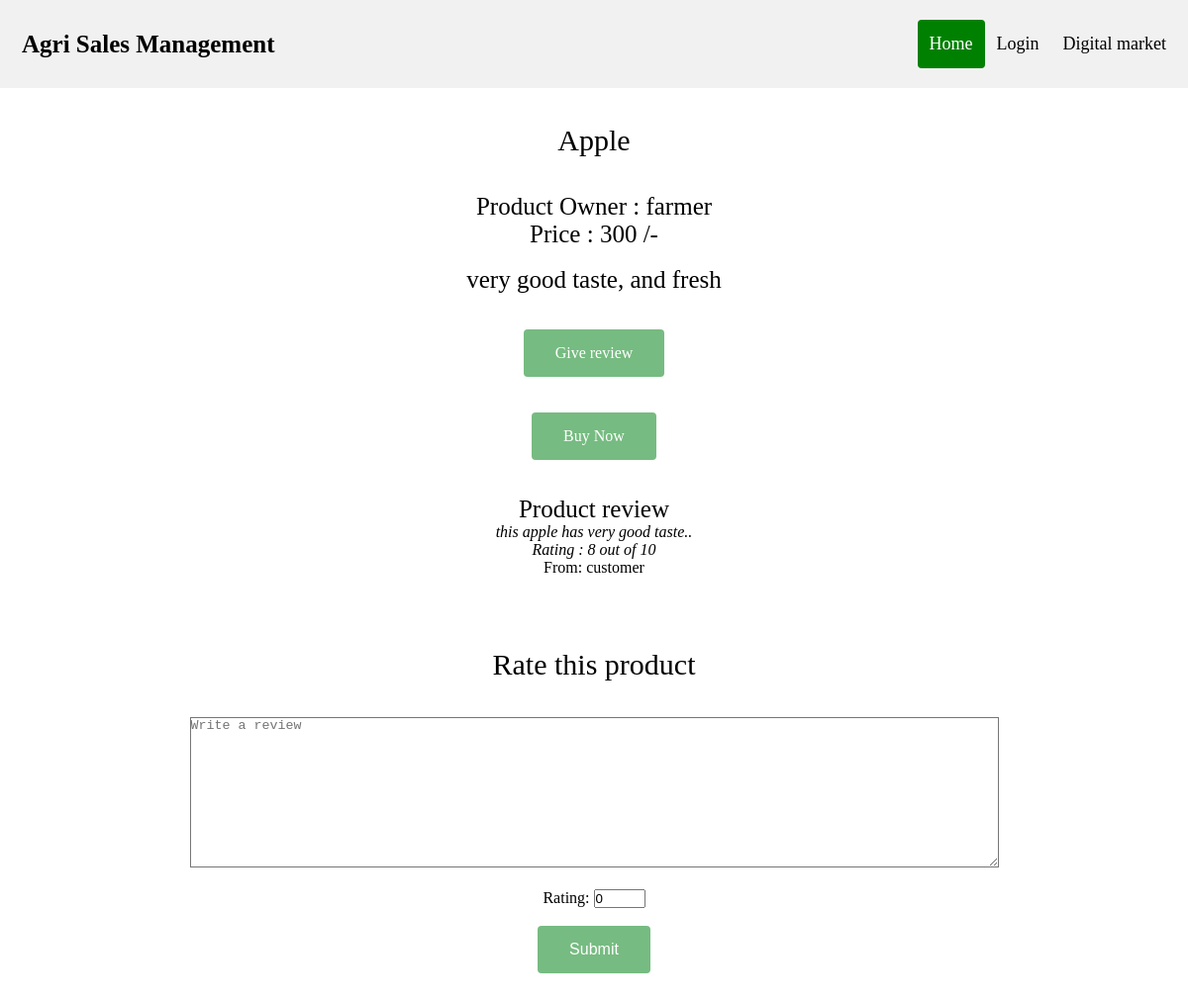
Page /review.php?pid=42 on the committed database.
### tables this page shows
CREATE TABLE `fproduct` (
  `fid` int(255) NOT NULL,
  `pid` int(255) NOT NULL,
  `product` varchar(255) NOT NULL,
  `pcat` varchar(255) NOT NULL,
  `pinfo` varchar(255) NOT NULL,
  `price` float NOT NULL
);

CREATE TABLE `farmer` (
  `fid` int(255) NOT NULL,
  `fname` varchar(255) NOT NULL,
  `fusername` varchar(255) NOT NULL,
  `fpassword` varchar(255) NOT NULL,
  `fhash` varchar(255) NOT NULL,
  `femail` varchar(255) NOT NULL,
  `fmobile` varchar(255) NOT NULL,
  `faddress` text NOT NULL
);

CREATE TABLE `review` (
  `pid` int(255) NOT NULL,
  `name` varchar(255) NOT NULL,
  `rating` int(5) DEFAULT NULL,
  `comment` text DEFAULT NULL
);

### review.php (the view, shortened to what this page needs)
<?php
	require 'db.php';
	$pid = $_GET['pid'];
?>
<!DOCTYPE html>
<html>
<head>
		<link rel="stylesheet" href="css/style1.css">
</head>
<body>
				<?php
					require 'menu.php';
					$sql="SELECT * FROM fproduct WHERE pid = '$pid'";
					$result = mysqli_query($conn, $sql);
					$row = mysqli_fetch_assoc($result);
					$fid = $row['fid'];
					$sql = "SELECT * FROM farmer WHERE fid = '$fid'";
					$result = mysqli_query($conn, $sql);
					$frow = mysqli_fetch_assoc($result);
					?>
				<section id="main">
						<div class="container">
							<div class="row">
								<center>
								<div>
									<br><br>
									<b><p style="font: 30px Times new roman;"><?= $row['product']; ?></p></b>
									<br><br>
									<p style="font: 25px Times new roman;">Product Owner : <?= $frow['fname']; ?></p>
									<p style="font: 25px Times new roman;">Price : <?= $row['price'].' /-'; ?></p>
								</div>
								</center>
							</div>
							<br>
							<center>
							<div class="row">
								<div style="font: 25px Times new roman;">
									<?= $row['pinfo']; ?>
								</div>
							</div>
							</center>
						</div>
						<br><br>
						<div class="12u$">
                            <center>
                                <div class="row uniform">
                                    <div>
										<a href="#review" class="buttonfit" style="text-decoration: none;">Give review</a>
										<br><br><br>
                                        <a href="buyNow.php?pid=<?= $pid; ?>" class="buttonfit" style="text-decoration: none;">Buy Now</a>
                                    </div>
                                </div>
                            </center>
                        </div>
					<div class="container">
					<center>
					<br><br>
					<b><p style="font: 25px Times new roman;">Product review</p></b>
					<div class="row">
						<?php
							$sql = "SELECT * FROM review WHERE pid='$pid'";
							$result = mysqli_query($conn, $sql);
						?>
						<div>
							<?php
								if($result) :
									while($row1 = $result->fetch_array()) :
							?>
							<div class="con">
								<div class="row">
									<div class="col-sm-4">
										<em style="color: black;"><?= $row1['comment']; ?></em>
									</div>
									<div class="col-sm-4">
										<em style="color: black;"><?php echo "Rating : ".$row1['rating'].' out of 10';?></em>
									</div>
								</div>
								<span class="time-right" style="color: black;"><?php echo "From: ".$row1['name']; ?></span>
								<br /><br />
							</div>
							<?php endwhile; endif;?>
						</div>
					</div>
					</center>
				</section>
					<section class="review" id="review">
					<div class="container">
						<center>
						<b><p style="font: 30px Times new roman; align: left;">Rate this product</p></b>
						<br><br>
						<form method="POST" action="reviewInput.php?pid=<?= $pid; ?>">
							<div class="row">
								<div class="col-sm-7">
									<textarea style="background-color:white;color: black;" rows="10" cols="100" name="comment" placeholder="Write a review"></textarea>
								</div>
								<div class="col-sm-5">
									<br >
									Rating: <input type="number" min="0" max="10" name="rating" value="0"/>
								</div>
							</div>
								<br>
									<input class="buttonfit" type="submit">
								<br><br><br><br>
						</form>
						</center>
					</div>
					</section>
</body>
</html>

### css/style1.css (style rules this page uses)
* { margin: 0; padding: 0; box-sizing: border-box; }
.buttonfit { background-color:rgba(31, 145, 50, 0.61); border-radius: 4px; border: 0px; color: white; padding: 15px 32px; text-align: center; text-decoration: none; display: inline-block; font-size: 16px; }

### rows in the picture
fproduct: product "Apple", price "300", pinfo "very good taste, and fresh"
farmer: fname "farmer"
review: comment "this apple has very good taste..", rating "8", name "customer"

### other values in the picture
$loginProfile "Login"
